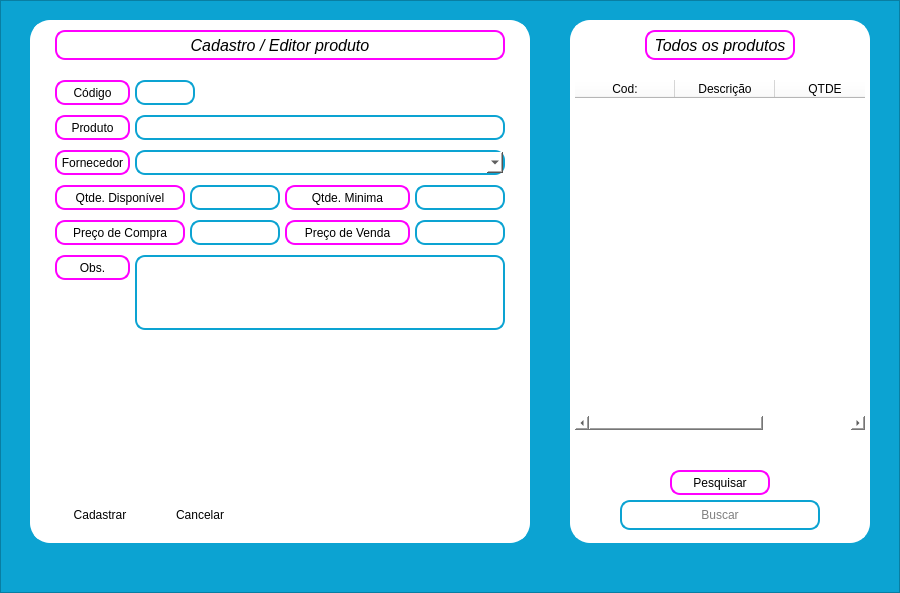
<?xml version="1.0" encoding="UTF-8"?>
<ui version="4.0">
 <class>FrameEstoque</class>
 <widget class="QFrame" name="FrameEstoque">
  <property name="geometry">
   <rect>
    <x>0</x>
    <y>0</y>
    <width>900</width>
    <height>593</height>
   </rect>
  </property>
  <property name="font">
   <font>
    <family>Segoe UI</family>
   </font>
  </property>
  <property name="windowTitle">
   <string>Frame</string>
  </property>
  <property name="styleSheet">
   <string notr="true"/>
  </property>
  <property name="frameShape">
   <enum>QFrame::StyledPanel</enum>
  </property>
  <property name="frameShadow">
   <enum>QFrame::Raised</enum>
  </property>
  <widget class="QFrame" name="ct_frame_estoque">
   <property name="geometry">
    <rect>
     <x>0</x>
     <y>0</y>
     <width>900</width>
     <height>593</height>
    </rect>
   </property>
   <property name="styleSheet">
    <string notr="true">background: #0CA3D2</string>
   </property>
   <property name="frameShape">
    <enum>QFrame::StyledPanel</enum>
   </property>
   <property name="frameShadow">
    <enum>QFrame::Raised</enum>
   </property>
   <widget class="QFrame" name="ct_estoque">
    <property name="geometry">
     <rect>
      <x>30</x>
      <y>20</y>
      <width>500</width>
      <height>523</height>
     </rect>
    </property>
    <property name="styleSheet">
     <string notr="true">background: #FFF;
border: 5px solid #fFf;
border-radius: 20px;
</string>
    </property>
    <property name="frameShape">
     <enum>QFrame::StyledPanel</enum>
    </property>
    <property name="frameShadow">
     <enum>QFrame::Raised</enum>
    </property>
    <widget class="QLabel" name="lb_header_1">
     <property name="geometry">
      <rect>
       <x>25</x>
       <y>10</y>
       <width>450</width>
       <height>30</height>
      </rect>
     </property>
     <property name="font">
      <font>
       <family>Segoe UI</family>
       <pointsize>12</pointsize>
       <weight>50</weight>
       <italic>true</italic>
       <bold>false</bold>
       <underline>false</underline>
      </font>
     </property>
     <property name="styleSheet">
      <string notr="true">color: #FFF;
border: 2px solid #ff00ff;
border-radius:10px;
background: #FFF;
color: #000</string>
     </property>
     <property name="text">
      <string>Cadastro / Editor produto</string>
     </property>
     <property name="alignment">
      <set>Qt::AlignCenter</set>
     </property>
    </widget>
    <widget class="QLabel" name="lb_estoque">
     <property name="geometry">
      <rect>
       <x>25</x>
       <y>60</y>
       <width>75</width>
       <height>25</height>
      </rect>
     </property>
     <property name="font">
      <font>
       <family>Arial</family>
      </font>
     </property>
     <property name="styleSheet">
      <string notr="true">color: #FFF;
border: 2px solid #ff00ff;
border-radius:10px;
background: #FFF;
color: #000</string>
     </property>
     <property name="text">
      <string>Código</string>
     </property>
     <property name="alignment">
      <set>Qt::AlignCenter</set>
     </property>
    </widget>
    <widget class="QLineEdit" name="tx_cod_produto">
     <property name="geometry">
      <rect>
       <x>105</x>
       <y>60</y>
       <width>60</width>
       <height>25</height>
      </rect>
     </property>
     <property name="styleSheet">
      <string notr="true">color: #FFF;
border: 2px solid #0CA3D2;
border-radius:10px;
background: #FFF;
color: #000</string>
     </property>
    </widget>
    <widget class="QLabel" name="lb_estoque_2">
     <property name="geometry">
      <rect>
       <x>25</x>
       <y>95</y>
       <width>75</width>
       <height>25</height>
      </rect>
     </property>
     <property name="font">
      <font>
       <family>Arial</family>
      </font>
     </property>
     <property name="styleSheet">
      <string notr="true">color: #FFF;
border: 2px solid #ff00ff;
border-radius:10px;
background: #FFF;
color: #000</string>
     </property>
     <property name="text">
      <string>Produto</string>
     </property>
     <property name="alignment">
      <set>Qt::AlignCenter</set>
     </property>
    </widget>
    <widget class="QLineEdit" name="tx_produto">
     <property name="geometry">
      <rect>
       <x>105</x>
       <y>95</y>
       <width>370</width>
       <height>25</height>
      </rect>
     </property>
     <property name="styleSheet">
      <string notr="true">color: #FFF;
border: 2px solid #0CA3D2;
border-radius:10px;
background: #FFF;
color: #000</string>
     </property>
    </widget>
    <widget class="QLabel" name="lb_estoque_4">
     <property name="geometry">
      <rect>
       <x>25</x>
       <y>130</y>
       <width>75</width>
       <height>25</height>
      </rect>
     </property>
     <property name="font">
      <font>
       <family>Arial</family>
      </font>
     </property>
     <property name="styleSheet">
      <string notr="true">color: #FFF;
border: 2px solid #ff00ff;
border-radius:10px;
background: #FFF;
color: #000</string>
     </property>
     <property name="text">
      <string>Fornecedor</string>
     </property>
     <property name="alignment">
      <set>Qt::AlignCenter</set>
     </property>
    </widget>
    <widget class="QComboBox" name="tx_fornecedor_estoque">
     <property name="geometry">
      <rect>
       <x>105</x>
       <y>130</y>
       <width>370</width>
       <height>25</height>
      </rect>
     </property>
     <property name="styleSheet">
      <string notr="true">color: #FFF;
border: 2px solid #0CA3D2;
border-radius:10px;
background: #FFF;
color: #000</string>
     </property>
     <property name="editable">
      <bool>true</bool>
     </property>
    </widget>
    <widget class="QLabel" name="lb_estoque_5">
     <property name="geometry">
      <rect>
       <x>25</x>
       <y>165</y>
       <width>130</width>
       <height>25</height>
      </rect>
     </property>
     <property name="font">
      <font>
       <family>Arial</family>
      </font>
     </property>
     <property name="styleSheet">
      <string notr="true">color: #FFF;
border: 2px solid #ff00ff;
border-radius:10px;
background: #FFF;
color: #000</string>
     </property>
     <property name="text">
      <string>Qtde. Disponível</string>
     </property>
     <property name="alignment">
      <set>Qt::AlignCenter</set>
     </property>
    </widget>
    <widget class="QLineEdit" name="tx_quantidade">
     <property name="geometry">
      <rect>
       <x>160</x>
       <y>165</y>
       <width>90</width>
       <height>25</height>
      </rect>
     </property>
     <property name="styleSheet">
      <string notr="true">color: #FFF;
border: 2px solid #0CA3D2;
border-radius:10px;
background: #FFF;
color: #000</string>
     </property>
    </widget>
    <widget class="QLabel" name="lb_estoque_6">
     <property name="geometry">
      <rect>
       <x>255</x>
       <y>165</y>
       <width>125</width>
       <height>25</height>
      </rect>
     </property>
     <property name="font">
      <font>
       <family>Arial</family>
      </font>
     </property>
     <property name="styleSheet">
      <string notr="true">color: #FFF;
border: 2px solid #ff00ff;
border-radius:10px;
background: #FFF;
color: #000</string>
     </property>
     <property name="text">
      <string>Qtde. Minima</string>
     </property>
     <property name="alignment">
      <set>Qt::AlignCenter</set>
     </property>
    </widget>
    <widget class="QLineEdit" name="tx_quantidade_min">
     <property name="geometry">
      <rect>
       <x>385</x>
       <y>165</y>
       <width>90</width>
       <height>25</height>
      </rect>
     </property>
     <property name="styleSheet">
      <string notr="true">color: #FFF;
border: 2px solid #0CA3D2;
border-radius:10px;
background: #FFF;
color: #000</string>
     </property>
    </widget>
    <widget class="QLabel" name="lb_estoque_7">
     <property name="geometry">
      <rect>
       <x>25</x>
       <y>200</y>
       <width>130</width>
       <height>25</height>
      </rect>
     </property>
     <property name="font">
      <font>
       <family>Arial</family>
      </font>
     </property>
     <property name="styleSheet">
      <string notr="true">color: #FFF;
border: 2px solid #ff00ff;
border-radius:10px;
background: #FFF;
color: #000</string>
     </property>
     <property name="text">
      <string>Preço de Compra</string>
     </property>
     <property name="alignment">
      <set>Qt::AlignCenter</set>
     </property>
    </widget>
    <widget class="QLineEdit" name="tx_preco_de_compra">
     <property name="geometry">
      <rect>
       <x>160</x>
       <y>200</y>
       <width>90</width>
       <height>25</height>
      </rect>
     </property>
     <property name="styleSheet">
      <string notr="true">color: #FFF;
border: 2px solid #0CA3D2;
border-radius:10px;
background: #FFF;
color: #000</string>
     </property>
    </widget>
    <widget class="QLabel" name="lb_estoque_8">
     <property name="geometry">
      <rect>
       <x>255</x>
       <y>200</y>
       <width>125</width>
       <height>25</height>
      </rect>
     </property>
     <property name="font">
      <font>
       <family>Arial</family>
      </font>
     </property>
     <property name="styleSheet">
      <string notr="true">color: #FFF;
border: 2px solid #ff00ff;
border-radius:10px;
background: #FFF;
color: #000</string>
     </property>
     <property name="text">
      <string>Preço de Venda</string>
     </property>
     <property name="alignment">
      <set>Qt::AlignCenter</set>
     </property>
    </widget>
    <widget class="QLineEdit" name="tx_preco_de_venda">
     <property name="geometry">
      <rect>
       <x>385</x>
       <y>200</y>
       <width>90</width>
       <height>25</height>
      </rect>
     </property>
     <property name="styleSheet">
      <string notr="true">color: #FFF;
border: 2px solid #0CA3D2;
border-radius:10px;
background: #FFF;
color: #000</string>
     </property>
    </widget>
    <widget class="QLabel" name="lb_estoque_9">
     <property name="geometry">
      <rect>
       <x>25</x>
       <y>235</y>
       <width>75</width>
       <height>25</height>
      </rect>
     </property>
     <property name="font">
      <font>
       <family>Arial</family>
      </font>
     </property>
     <property name="styleSheet">
      <string notr="true">color: #FFF;
border: 2px solid #ff00ff;
border-radius:10px;
background: #FFF;
color: #000</string>
     </property>
     <property name="text">
      <string>Obs.</string>
     </property>
     <property name="alignment">
      <set>Qt::AlignCenter</set>
     </property>
    </widget>
    <widget class="QPlainTextEdit" name="tx_obs_estoque">
     <property name="geometry">
      <rect>
       <x>105</x>
       <y>235</y>
       <width>370</width>
       <height>75</height>
      </rect>
     </property>
     <property name="styleSheet">
      <string notr="true">color: #FFF;
border: 2px solid #0CA3D2;
border-radius:10px;
background: #FFF;
color: #000</string>
     </property>
    </widget>
    <widget class="QPushButton" name="bt_cad_produto">
     <property name="geometry">
      <rect>
       <x>25</x>
       <y>480</y>
       <width>90</width>
       <height>30</height>
      </rect>
     </property>
     <property name="font">
      <font>
       <family>Segoe UI</family>
      </font>
     </property>
     <property name="text">
      <string>Cadastrar</string>
     </property>
    </widget>
    <widget class="QPushButton" name="bt_cancelar">
     <property name="geometry">
      <rect>
       <x>125</x>
       <y>480</y>
       <width>90</width>
       <height>30</height>
      </rect>
     </property>
     <property name="font">
      <font>
       <family>Segoe UI</family>
      </font>
     </property>
     <property name="text">
      <string>Cancelar</string>
     </property>
    </widget>
   </widget>
   <widget class="QFrame" name="ct_estoque2">
    <property name="geometry">
     <rect>
      <x>570</x>
      <y>20</y>
      <width>300</width>
      <height>523</height>
     </rect>
    </property>
    <property name="styleSheet">
     <string notr="true">background: #FFF;
border: 2px solid #fff;
border-radius: 20px;</string>
    </property>
    <property name="frameShape">
     <enum>QFrame::StyledPanel</enum>
    </property>
    <property name="frameShadow">
     <enum>QFrame::Raised</enum>
    </property>
    <widget class="QLabel" name="lb_header_2">
     <property name="geometry">
      <rect>
       <x>75</x>
       <y>10</y>
       <width>150</width>
       <height>30</height>
      </rect>
     </property>
     <property name="font">
      <font>
       <family>Segoe UI</family>
       <pointsize>12</pointsize>
       <weight>50</weight>
       <italic>true</italic>
       <bold>false</bold>
       <underline>false</underline>
      </font>
     </property>
     <property name="styleSheet">
      <string notr="true">color: #FFF;
border: 2px solid #ff00ff;
border-radius:10px;
background: #FFF;
color: #000</string>
     </property>
     <property name="text">
      <string>Todos os produtos</string>
     </property>
     <property name="alignment">
      <set>Qt::AlignCenter</set>
     </property>
    </widget>
    <widget class="QTableWidget" name="tabela_estoque">
     <property name="geometry">
      <rect>
       <x>5</x>
       <y>60</y>
       <width>290</width>
       <height>350</height>
      </rect>
     </property>
     <property name="styleSheet">
      <string notr="true">background: #FFF; border: none; border-radius: 0</string>
     </property>
     <property name="autoScroll">
      <bool>true</bool>
     </property>
     <property name="editTriggers">
      <set>QAbstractItemView::NoEditTriggers</set>
     </property>
     <property name="textElideMode">
      <enum>Qt::ElideRight</enum>
     </property>
     <attribute name="verticalHeaderVisible">
      <bool>false</bool>
     </attribute>
     <column>
      <property name="text">
       <string>Cod:</string>
      </property>
     </column>
     <column>
      <property name="text">
       <string>Descrição</string>
      </property>
     </column>
     <column>
      <property name="text">
       <string>QTDE</string>
      </property>
     </column>
    </widget>
    <widget class="QLineEdit" name="tx_buscar_produto">
     <property name="geometry">
      <rect>
       <x>50</x>
       <y>480</y>
       <width>200</width>
       <height>30</height>
      </rect>
     </property>
     <property name="styleSheet">
      <string notr="true">color: #FFF;
border: 2px solid #0CA3D2;
border-radius:10px;
background: #FFF;
color: #000</string>
     </property>
     <property name="alignment">
      <set>Qt::AlignCenter</set>
     </property>
     <property name="placeholderText">
      <string>Buscar</string>
     </property>
    </widget>
    <widget class="QLabel" name="label">
     <property name="geometry">
      <rect>
       <x>100</x>
       <y>450</y>
       <width>100</width>
       <height>25</height>
      </rect>
     </property>
     <property name="font">
      <font>
       <family>Arial</family>
      </font>
     </property>
     <property name="styleSheet">
      <string notr="true">color: #FFF;
border: 2px solid #ff00ff;
border-radius:10px;
background: #FFF url('/Files/Python/AeR/Images/buscar.png') no-repeat  right ;
color: #000;
</string>
     </property>
     <property name="text">
      <string>Pesquisar</string>
     </property>
     <property name="textFormat">
      <enum>Qt::AutoText</enum>
     </property>
     <property name="alignment">
      <set>Qt::AlignCenter</set>
     </property>
    </widget>
   </widget>
  </widget>
 </widget>
 <resources/>
 <connections/>
</ui>
